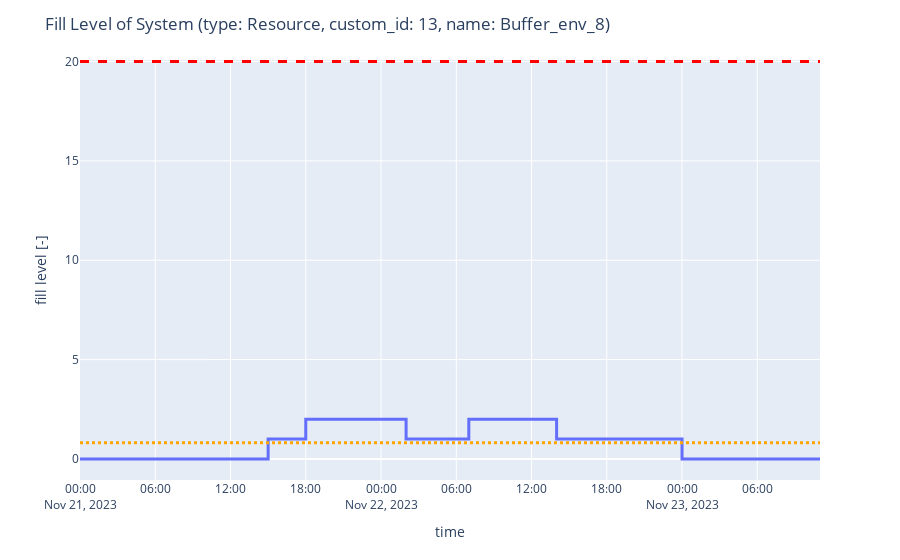

This figure's notebook cell:
### Code cell
fig = buffmon.draw_fill_level()

### Figure 1 — Plotly figure (JSON) as saved in the notebook; plotly's stock layout.template omitted (floating-point values rounded to 4 significant figures)
{"data": [{"hovertemplate": "x=%{x}<br>y=%{y}<extra></extra>", "legendgroup": "", "line": {"color": "#636efa", "dash": "solid", "shape": "vh", "width": 3}, "marker": {"symbol": "circle"}, "mode": "lines", "name": "", "orientation": "v", "showlegend": false, "type": "scatter", "x": ["2023-11-21T00:00:00", "2023-11-21T11:00:00", "2023-11-21T15:00:00", "2023-11-21T18:00:00", "2023-11-22T02:00:00", "2023-11-22T07:00:00", "2023-11-22T14:00:00", "2023-11-23T00:00:00", "2023-11-23T11:00:00"], "xaxis": "x", "y": [0, 0, 0, 1, 2, 1, 2, 1, 0], "yaxis": "y"}], "layout": {"legend": {"tracegroupgap": 0}, "margin": {"t": 60}, "shapes": [{"line": {"color": "orange", "dash": "dot", "width": 3}, "type": "line", "x0": 0, "x1": 1, "xref": "x domain", "y0": 0.8136, "y1": 0.8136, "yref": "y"}, {"line": {"color": "red", "dash": "dash", "width": 3}, "type": "line", "x0": 0, "x1": 1, "xref": "x domain", "y0": 20, "y1": 20, "yref": "y"}], "title": {"text": "Fill Level of System (type: Resource, custom_id: 13, name: Buffer_env_8)"}, "xaxis": {"anchor": "y", "domain": [0, 1], "title": {"text": "time"}}, "yaxis": {"anchor": "x", "domain": [0, 1], "title": {"text": "fill level [-]"}}}}
